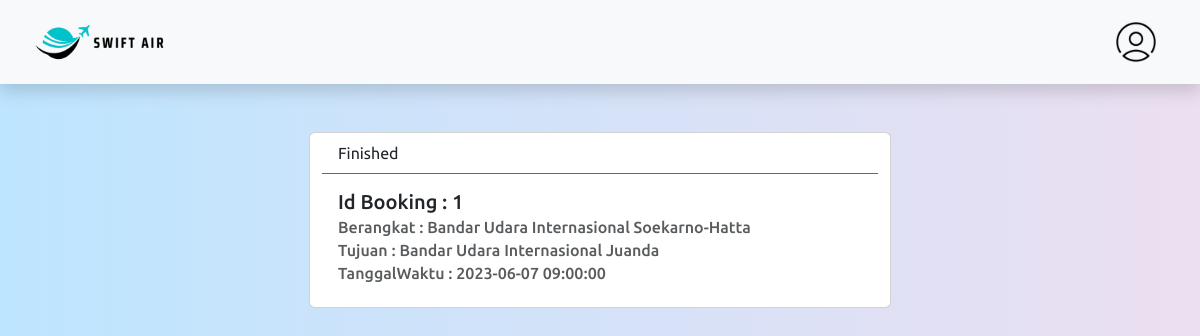
Page /daftar_pemesanan.php on the committed database.
### tables this page shows
CREATE TABLE Reservasi (
    R_ID INT AUTO_INCREMENT PRIMARY KEY,
    R_Jumlah_Kursi INT,
    R_Tanggal DATE,
    Ad_ID INT,
    Pm_ID INT,
    Pn_ID INT,
    Pb_ID INT,
    FOREIGN KEY (Ad_ID) REFERENCES Admin(Ad_ID),
    FOREIGN KEY (Pm_ID) REFERENCES Pemesan(Pm_ID),
    FOREIGN KEY (Pn_ID) REFERENCES Penerbangan(Pn_ID),
    FOREIGN KEY (Pb_ID) REFERENCES Pembayaran(Pb_ID)
);

CREATE TABLE jadwal_penerbangan (
    Jp_ID INT AUTO_INCREMENT PRIMARY KEY,
    Jp_Tanggal_Waktu_Departure DATETIME NOT NULL,
    Jp_Tanggal_Waktu_Arrival DATETIME NOT NULL,
    Jp_Bandara_Asal VARCHAR(100) NOT NULL,
    Jp_Bandara_Tujuan VARCHAR(100) NOT NULL,
    Pe_ID INT,
    B_ID CHAR(3),
    Pn_ID INT,
    FOREIGN KEY (Pe_ID) REFERENCES pesawat(Pe_ID),
    FOREIGN KEY (B_ID) REFERENCES bandara(B_ID),
    FOREIGN KEY (Pn_ID) REFERENCES penerbangan(Pn_ID)
);

### daftar_pemesanan.php (the view, shortened to what this page needs)
<?php
    include("config.php");
    $username = 'user1';
    $sql = "SELECT * FROM pemesan WHERE Pm_Username = '$username'";
    $query = mysqli_query($db, $sql);
    while($row = mysqli_fetch_array($query)){
        $pmid = $row['Pm_ID'];
    }
    $sql = "SELECT * FROM reservasi r JOIN pemesan p ON (p.Pm_ID = r.Pm_ID) JOIN jadwal_penerbangan jp ON (r.Pn_ID = jp.Pn_ID) WHERE p.Pm_ID = '$pmid'";
    $query = mysqli_query($db, $sql);
?>
<!DOCTYPE html>
<html>
<head>
    <link href="https://cdn.jsdelivr.net/npm/bootstrap@5.3.0-alpha1/dist/css/bootstrap.min.css" rel="stylesheet">
    <link rel="stylesheet" href="assets/pembayaran.css">
</head>
<body>
    <header>
        <nav class="navbar shadow p-3 mb-5 bg-body-tertiary">
            <div class="container-fluid">
                <a class="navbar-brand" href="index.php">
                    <img src="images/logo_tulisan.png" alt="logo" class="logo-image">
                </a>
                <a class="navbar-brand" href="manage_acc.php">
                    <img src="images/Male User.png" alt="logo" class="user-image">
                </a>
            </div>
        </nav>
    </header>
    <div class="container">
        <div class="col-md-6 mx-auto centered-card">
            <?php
            while($row = mysqli_fetch_array($query)){
            ?>
            <div class= "row">
                <div class="card mb-3" style="width: 50rem;">
                    <?php
                    if(time()- strtotime($row['Jp_Tanggal_Waktu_Departure'])>0){
                        echo "<div class='card-header bg-transparent border-danger'> Finished</div>";
                    } else{
                        echo "<div class='card-header bg-transparent border-success'> Ongoing</div>";
                    }
                    ?>
                    <div class="card-body">
                        <h5 class="card-title">Id Booking : <?php echo $row['R_ID']; ?> </h5>
                        <h6 class="card-subtitle mb-2 text-body-secondary">Berangkat : <?php echo $row['Jp_Bandara_Asal']; ?></h6>
                        <h6 class="card-subtitle mb-2 text-body-secondary">Tujuan : <?php echo $row['Jp_Bandara_Tujuan']; ?></h6>
                        <h6 class="card-subtitle mb-2 text-body-secondary">TanggalWaktu : <?php echo $row['Jp_Tanggal_Waktu_Departure']; ?></h6>
                    </div>
                </div>
            </div>
            <?php } ?>
        </div>
    </div>
</body>
</html>

### assets/pembayaran.css (style rules this page uses)
* { margin: 0; padding: 0; box-sizing: border-box; font-family: 'Ubuntu', sans-serif; }
body { background: linear-gradient(to right, #bde5ff, #ecdff1); background-size: cover; background-position: center; }
.logo-image { width: 150px; height: auto; }
.user-image { width: 40px; height: auto; }

### rows in the picture
reservasi: R_ID "1", jadwal_penerbangan.Jp_Bandara_Asal "Bandar Udara Internasional Soekarno-Hatta", jadwal_penerbangan.Jp_Bandara_Tujuan "Bandar Udara Internasional Juanda", jadwal_penerbangan.Jp_Tanggal_Waktu_Departure "2023-06-07 09:00:00"
